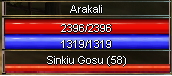
#> input picture improved_ocr/example.png, 172 x 76 px
$ python -i easyorc.py   (imports and definitions only)
#> lines starting #> are read from the running program, lines starting #| are printed output that depends on the picture
#> further down, picture is the input picture: shape (76, 172, 3); mean B, G, R 68.8, 52, 97.6
import cv2
import pytesseract
from pytesseract import Output

# Ruta a tesseract (ajusta si es necesario)
pytesseract.pytesseract.tesseract_cmd = r"C:\Program Files\Tesseract-OCR\tesseract.exe"

# Cargar imagen
# [3 lines not run here, left out]

# [1 line that did not run here, left out]

# Regiones definidas (x1, y1, x2, y2)
# [5 lines that did not run here, left out]


def preprocess(region_img):
    # Inversión
    invert = cv2.bitwise_not(region_img)
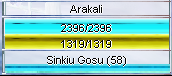
#> invert: shape (76, 172, 3); mean B, G, R 186.2, 203, 157.4
    # Aumentar contraste
    contrast = cv2.convertScaleAbs(invert, alpha=5, beta=-10)
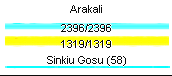
#> contrast: shape (76, 172, 3); mean B, G, R 217.3, 241.7, 226.1
    # Escala de grises
    gray = cv2.cvtColor(contrast, cv2.COLOR_BGR2GRAY)
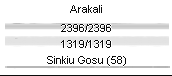
#> gray: shape (76, 172); min 10, max 255, mean 234.3
    # Binarización
    thresh = cv2.threshold(gray, 0, 255, cv2.THRESH_BINARY + cv2.THRESH_OTSU)[1]
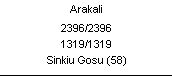
#> thresh: shape (76, 172); 94.6% white; black in thin lines or dots
    return thresh


# OCR por región
# [8 lines not run here, left out]


# cv2.waitKey(0)
# cv2.destroyAllWindows()

>>> import cv2
>>> picture = cv2.imread('example.png')
>>> result = preprocess(picture)
